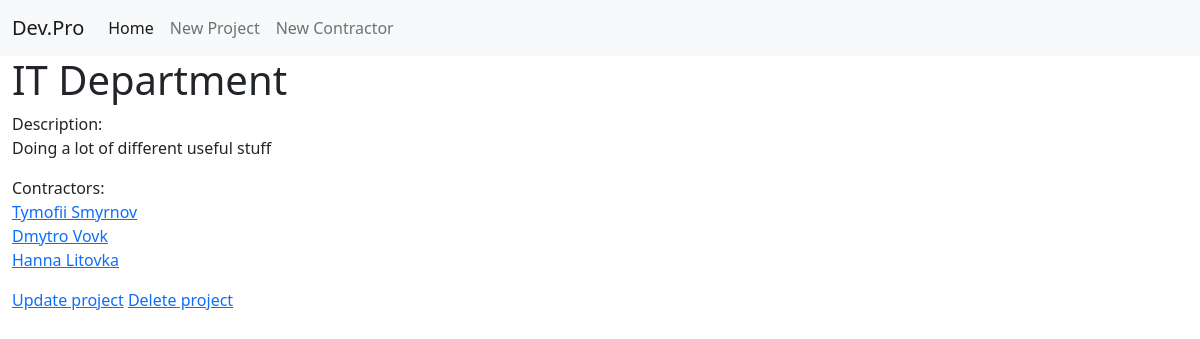
/project/1/, run on the app's committed database.
### accounts/models.py (models this page shows, shortened)
class Project(models.Model):
    name = models.CharField(max_length=200)
    description = models.TextField()

class Contractor(models.Model):
    name = models.CharField(max_length=200)
    last_name = models.CharField(max_length=200)
    email = models.EmailField()
    project = models.ForeignKey(Project, on_delete=models.CASCADE, default=None)
    def __str__(self):
        return self.name + " " + self.last_name
    def get_absolute_url(self):
        return reverse('contractor-detail', kwargs={'pk': self.pk})

### accounts/views.py (the view)
# urls.py: path('project/<pk>/', views.ProjectDetailView.as_view(), name='project-detail'),
class ProjectDetailView(DetailView):
    model = Project

### templates/accounts/project_detail.html
{% extends 'accounts/base.html' %}
{% block body_block %}
    <h1>{{ project.name }}</h1>
    <p>Description:<br>{{ project.description }}</p>
    <p>Contractors:<br>
        {% if project.contractor_set.all %}
            {% for x in project.contractor_set.all %}
                <a href="{{ x.get_absolute_url }}">{{ x }}</a><br>
            {% endfor %}
        {% else %}
            <p>This project has no contractors yet</p>
        {% endif %}
    </p>
    <a href="{% url 'project-update' project.pk %}">Update project</a>
    <a href="{% url 'project-delete' project.pk %}">Delete project</a>
{% endblock %}

### data on the page
Project: name "IT Department", description "Doing a lot of different useful stuff"
Contractor: name+last_name "Tymofii Smyrnov"
Contractor: name+last_name "Dmytro Vovk"
Contractor: name+last_name "Hanna Litovka"
